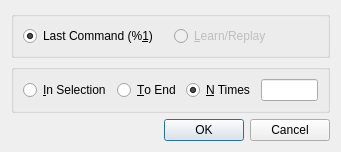
<?xml version="1.0" encoding="UTF-8"?>
<ui version="4.0">
 <class>DialogRepeat</class>
 <widget class="QDialog" name="DialogRepeat">
  <property name="geometry">
   <rect>
    <x>0</x>
    <y>0</y>
    <width>341</width>
    <height>141</height>
   </rect>
  </property>
  <property name="windowTitle">
   <string>Repeat Macro</string>
  </property>
  <layout class="QVBoxLayout" name="verticalLayout">
   <item>
    <widget class="QGroupBox" name="groupBox">
     <property name="title">
      <string/>
     </property>
     <layout class="QHBoxLayout" name="horizontalLayout">
      <item>
       <widget class="QRadioButton" name="radioLastCommand">
        <property name="text">
         <string>Last Command (%&amp;1)</string>
        </property>
        <property name="checked">
         <bool>true</bool>
        </property>
       </widget>
      </item>
      <item>
       <widget class="QRadioButton" name="radioLearnReplay">
        <property name="enabled">
         <bool>false</bool>
        </property>
        <property name="text">
         <string>&amp;Learn/Replay</string>
        </property>
       </widget>
      </item>
     </layout>
    </widget>
   </item>
   <item>
    <widget class="QGroupBox" name="groupBox_2">
     <property name="title">
      <string/>
     </property>
     <layout class="QHBoxLayout" name="horizontalLayout_2">
      <item>
       <widget class="QRadioButton" name="radioInSelection">
        <property name="text">
         <string>&amp;In Selection</string>
        </property>
        <property name="checked">
         <bool>false</bool>
        </property>
       </widget>
      </item>
      <item>
       <widget class="QRadioButton" name="radioToEnd">
        <property name="text">
         <string>&amp;To End</string>
        </property>
       </widget>
      </item>
      <item>
       <widget class="QRadioButton" name="radioNTimes">
        <property name="text">
         <string>&amp;N Times</string>
        </property>
        <property name="checked">
         <bool>true</bool>
        </property>
       </widget>
      </item>
      <item>
       <widget class="QLineEdit" name="lineEdit"/>
      </item>
     </layout>
    </widget>
   </item>
   <item>
    <widget class="QDialogButtonBox" name="buttonBox">
     <property name="orientation">
      <enum>Qt::Horizontal</enum>
     </property>
     <property name="standardButtons">
      <set>QDialogButtonBox::Cancel|QDialogButtonBox::Ok</set>
     </property>
    </widget>
   </item>
  </layout>
 </widget>
 <resources/>
 <connections>
  <connection>
   <sender>buttonBox</sender>
   <signal>rejected()</signal>
   <receiver>DialogRepeat</receiver>
   <slot>reject()</slot>
   <hints>
    <hint type="sourcelabel">
     <x>281</x>
     <y>118</y>
    </hint>
    <hint type="destinationlabel">
     <x>5</x>
     <y>99</y>
    </hint>
   </hints>
  </connection>
 </connections>
</ui>
